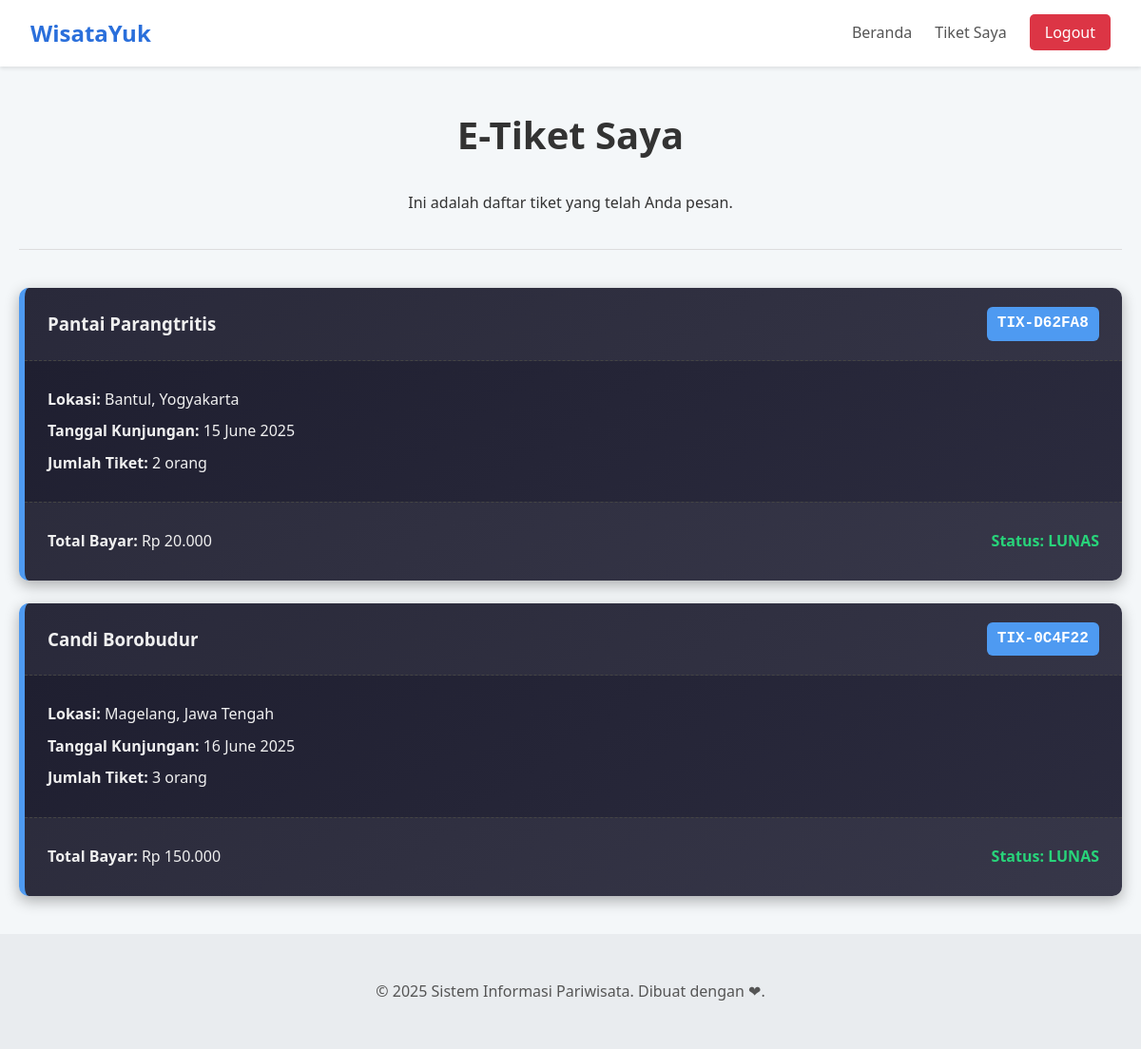
The app's page /index.php?page=tiket_saya (signed in) with its own data.
### tables this page shows
CREATE TABLE `pemesanan` (
  `id` int(11) NOT NULL,
  `user_id` int(11) NOT NULL,
  `wisata_id` int(11) NOT NULL,
  `kode_booking` varchar(20) NOT NULL,
  `tanggal_kunjungan` date NOT NULL,
  `jumlah_tiket` int(11) NOT NULL,
  `total_harga` decimal(12,2) NOT NULL,
  `status_pembayaran` enum('paid','pending') NOT NULL DEFAULT 'paid',
  `tanggal_pemesanan` timestamp NOT NULL DEFAULT current_timestamp()
);

CREATE TABLE `objek_wisata` (
  `id` int(11) NOT NULL,
  `nama_wisata` varchar(100) NOT NULL,
  `deskripsi` text NOT NULL,
  `lokasi` varchar(150) NOT NULL,
  `harga_tiket` decimal(10,2) NOT NULL,
  `gambar_url` varchar(255) DEFAULT 'https://placehold.co/600x400/e2e8f0/e2e8f0?text=Gambar',
  `kuota_harian` int(11) DEFAULT NULL COMMENT 'Kuota tiket per hari, NULL berarti tidak terbatas',
  `jadwal_operasional` text DEFAULT NULL COMMENT 'Menyimpan jadwal dalam format JSON'
);

### pages/tiket-saya.php (the view, shortened to what this page needs)
<?php
$user_id = $_SESSION['user_id'];
$sql = "SELECT p.kode_booking, p.tanggal_kunjungan, p.jumlah_tiket, p.total_harga, w.nama_wisata, w.lokasi
        FROM pemesanan p
        JOIN objek_wisata w ON p.wisata_id = w.id
        WHERE p.user_id = ?
        ORDER BY p.tanggal_pemesanan DESC";
$stmt = $conn->prepare($sql);
$stmt->bind_param("i", $user_id);
$stmt->execute();
$result = $stmt->get_result();
?>
<div class="page-header">
    <h1>E-Tiket Saya</h1>
    <p>Ini adalah daftar tiket yang telah Anda pesan.</p>
</div>
<div class="ticket-list">
    <?php if ($result->num_rows > 0): ?>
        <?php while($tiket = $result->fetch_assoc()): ?>
            <div class="ticket-card">
                <div class="ticket-header">
                    <h3><?= htmlspecialchars($tiket['nama_wisata']) ?></h3>
                    <span class="ticket-code"><?= htmlspecialchars($tiket['kode_booking']) ?></span>
                </div>
                <div class="ticket-body">
                    <p><strong>Lokasi:</strong> <?= htmlspecialchars($tiket['lokasi']) ?></p>
                    <p><strong>Tanggal Kunjungan:</strong> <?= date('d F Y', strtotime($tiket['tanggal_kunjungan'])) ?></p>
                    <p><strong>Jumlah Tiket:</strong> <?= htmlspecialchars($tiket['jumlah_tiket']) ?> orang</p>
                </div>
                <div class="ticket-footer">
                    <p><strong>Total Bayar:</strong> Rp <?= number_format($tiket['total_harga'], 0, ',', '.') ?></p>
                    <span>Status: LUNAS</span>
                </div>
            </div>
        <?php endwhile; ?>
    <?php else: ?>
        <p>Anda belum memiliki tiket. Ayo <a href="index.php?page=home">pesan sekarang</a>!</p>
    <?php endif; ?>
</div>

### style.css (style rules this page uses)
body { font-family: 'Segoe UI', Tahoma, Geneva, Verdana, sans-serif; margin: 0; background-color: #f4f7f9; color: #333; line-height: 1.6; }
.page-header { text-align: center; margin: 40px 0; padding-bottom: 20px; border-bottom: 1px solid #ddd; }
.page-header h1 { font-size: 2.5rem; color: #333; }
.ticket-list { display: flex; flex-direction: column; gap: 1.5rem; }
.ticket-card { background: #fff; border-left: 5px solid #2a6fdb; border-radius: 8px; box-shadow: 0 2px 8px rgba(0,0,0,0.1); display: flex; flex-direction: column; }
.ticket-header, .ticket-body, .ticket-footer { padding: 1.5rem; }
.ticket-header { display: flex; justify-content: space-between; align-items: center; border-bottom: 1px dashed #ddd; }
.ticket-header h3 { margin: 0; }
.ticket-code { font-family: 'Courier New', Courier, monospace; font-weight: bold; background: #e9ecef; padding: 0.25rem 0.5rem; border-radius: 4px; }
.ticket-footer { display: flex; justify-content: space-between; align-items: center; background: #f8f9fa; border-top: 1px dashed #ddd; }
.ticket-footer span { font-weight: bold; color: #28a745; }
.ticket-card { background: linear-gradient(145deg, #1e1e2f, #2c2c3f); color: #f0f0f0; border-left: 6px solid #4e9af1; border-radius: 10px; box-shadow: 0 5px 15px rgba(0,0,0,0.3); overflow: hidden; transition: transform 0.3s ease, box-shadow 0.3s ease; }
.ticket-header, .ticket-body, .ticket-footer { padding: 1.25rem 1.5rem; }
.ticket-header { background-color: rgba(255, 255, 255, 0.05); display: flex; justify-content: space-between; align-items: center; border-bottom: 1px dashed #444; }
.ticket-code { font-family: 'Courier New', Courier, monospace; background-color: #4e9af1; color: #fff; padding: 0.3rem 0.7rem; border-radius: 6px; font-weight: bold; }
.ticket-body p, .ticket-footer p { margin: 0.5rem 0; }
.ticket-footer { display: flex; justify-content: space-between; align-items: center; border-top: 1px dashed #444; background-color: rgba(255, 255, 255, 0.05); }
.ticket-footer span { color: #28d47a; font-weight: bold; }

### records on screen
pemesanan: wisata.nama_wisata "Pantai Parangtritis", kode_booking "TIX-D62FA8", wisata.lokasi "Bantul, Yogyakarta", tanggal_kunjungan "15 June 2025", jumlah_tiket "2", total_harga "20.000"
pemesanan: wisata.nama_wisata "Candi Borobudur", kode_booking "TIX-0C4F22", wisata.lokasi "Magelang, Jawa Tengah", tanggal_kunjungan "16 June 2025", jumlah_tiket "3", total_harga "150.000"
